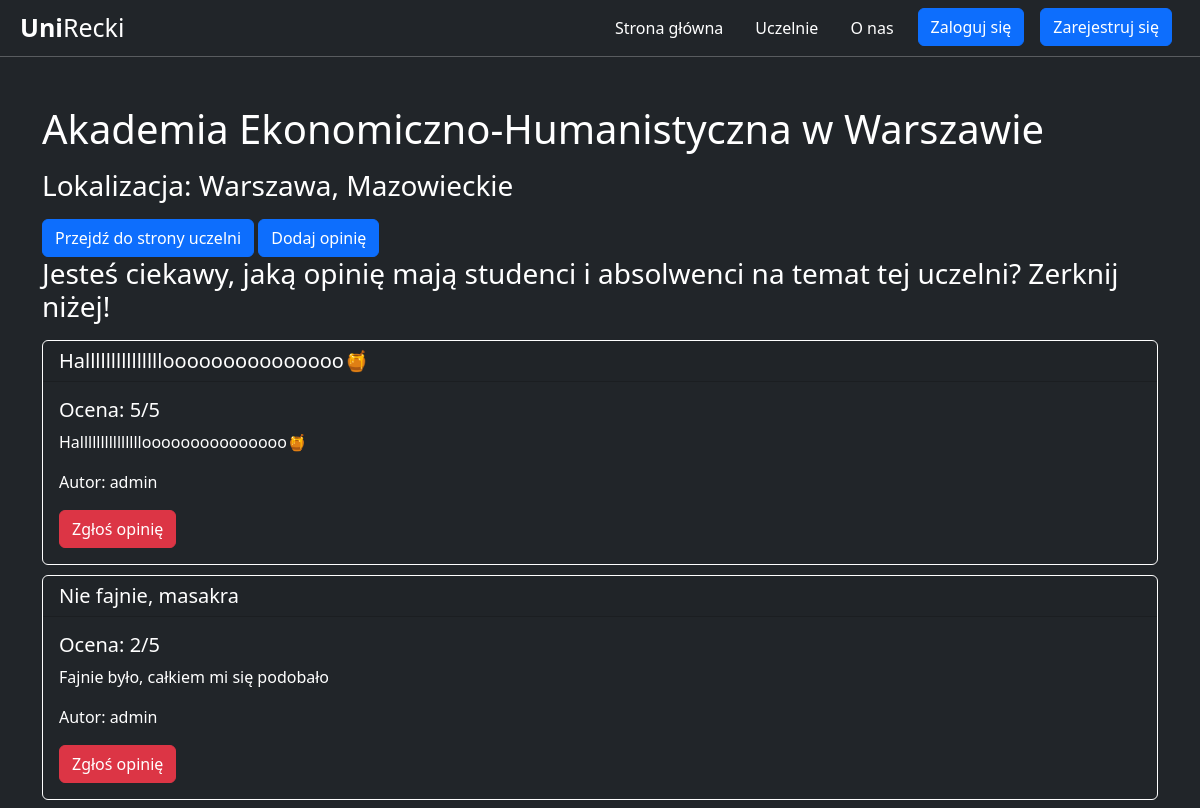
Page /university/2/ (upper part) on the earlier database version.
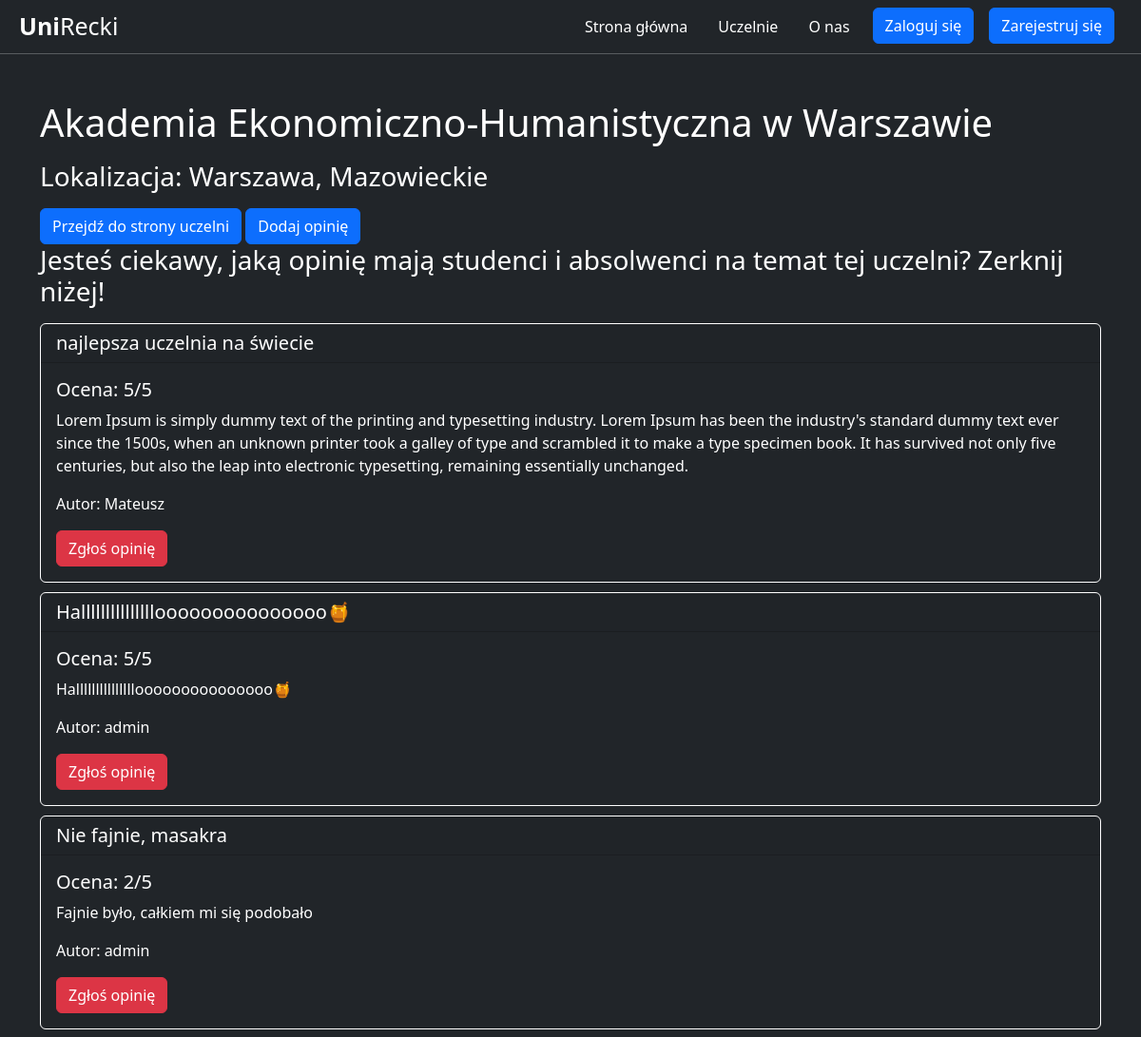
Same page on the later database version.
### universities/models.py (models this page shows, shortened)
class Review(models.Model):
    title = models.CharField( max_length=150)
    description = models.CharField( max_length=3000)
    rating = models.IntegerField(validators=[
            MaxValueValidator(5),
            MinValueValidator(1)
        ])
    add_date = models.DateTimeField(default=timezone.now, blank=True)
    university = models.ForeignKey(University, on_delete=models.CASCADE)
    user = models.ForeignKey(User, on_delete=models.CASCADE)
    class Meta:
        verbose_name = 'Review'
        verbose_name_plural = 'Reviews'

### universities/views.py (the view)
# urls.py: path('<int:pk>/', views.UniversityDetailView.as_view(), name='university_detail'),
class UniversityDetailView(DetailView):
    model = University
    template_name = 'universities/university_detail.html'  # Replace with your desired template name
    context_object_name = 'university'
    def get_context_data(self, **kwargs):
        context = super().get_context_data(**kwargs)
        university = self.get_object()
        reviews = university.review_set.all().order_by('-add_date')
        context['reviews'] = reviews
        return context

### universities/templates/universities/university_detail.html (shortened to what this page needs)
{% extends "base.html" %}
{% load static %}
{% block css %}
    <link rel="stylesheet" href="{% static "universities/university_detail.css" %}">
{% endblock css %}
{% block content %}
    <div class="container mt-5">
        <h1 class="mb-3">{{ university.name }}</h1>
        <h3 class="mb-3">Lokalizacja: {{ university.city }}, {{ university.voivodeship | capfirst }}</h3>
        <a href="{{ university.link }}" class="btn btn-primary">Przejdź do strony uczelni</a>
        <a href="{% url 'review_create' university.pk %}"
           class="btn btn-primary">Dodaj opinię</a>
        <h3 class="mb-3">Jesteś ciekawy, jaką opinię mają studenci i absolwenci na temat tej uczelni? Zerknij niżej!</h3>
        {% for review in reviews %}
            <div class="card bg-dark">
                <h5 class="card-header ">{{ review.title }}</h5>
                <div class="card-body">
                    <h5 class="card-title">Ocena: {{ review.rating }}/5</h5>
                    <p class="card-text">{{ review.description }}</p>
                    <p class="card-text">Autor: {{ review.user.username }}</p>
                    <a href="{% url 'review_report_create' review.pk %}"
                       class="btn btn-danger">Zgłoś opinię</a>
                </div>
            </div>
        {% empty %}
            <p>Brak opinii dla tej uczelni.</p>
        {% endfor %}
    </div>
{% endblock content %}

Differences in the rows shown:
added Review: title "najlepsza uczelnia na świecie", rating "5", description "Lorem Ipsum is simply dummy text of the printing and typesetting industry. Lorem Ipsum has been the industry's standard dummy text ever since the 1500s, when an unknown printer took a galley of type and scrambled it to make a type specimen book. It has survived not only five centuries, but also the leap into electronic typesetting, remaining essentially unchanged.", user.username "Mateusz"
